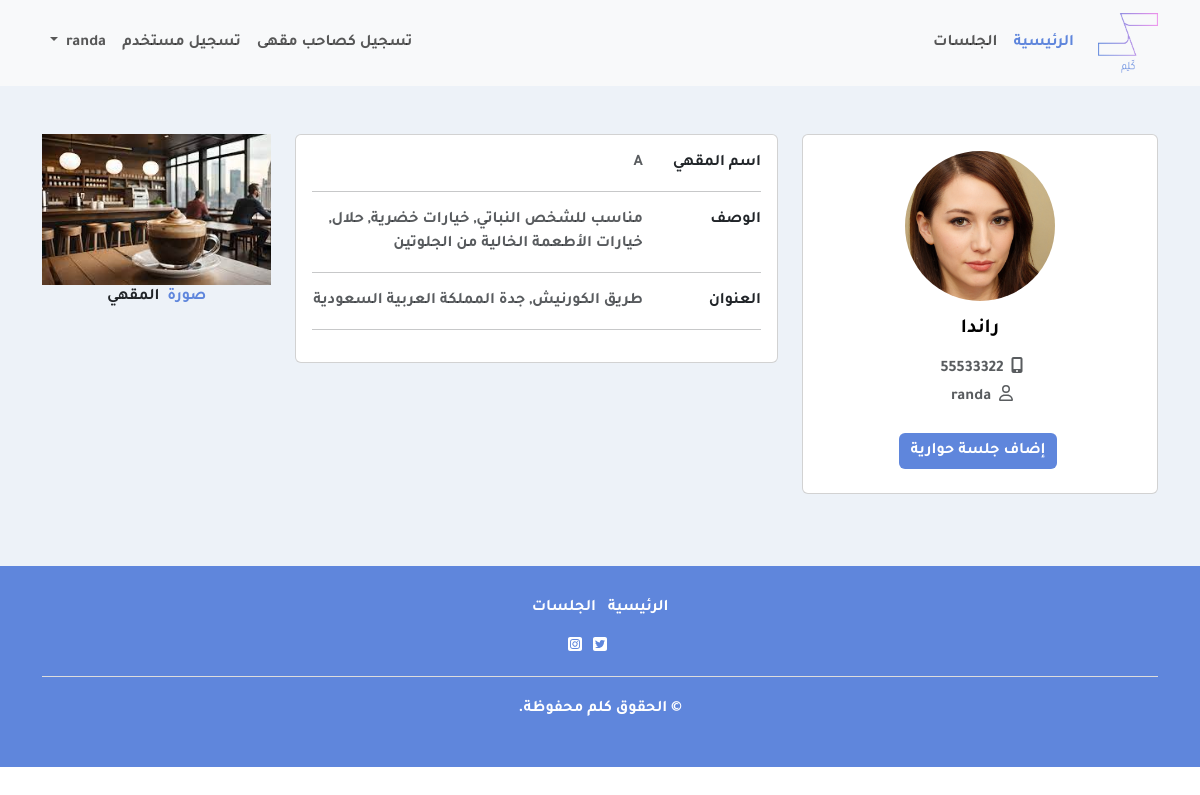
The page /coffee/ (signed in) on the database its author committed.
### kalam/models.py (models this page shows, shortened)
class CustomUser(AbstractUser):
    USER_CHOICES = (
    ("ADMIN", "1"),
    ("user", "2"),
    ("coffee", "3")
)
    userType = models.CharField(max_length=9,choices=USER_CHOICES)
    username = models.CharField(max_length = 50, blank = True, null = True, unique = True)
    Full_name = models.CharField(max_length = 200)
    phone_no = models.CharField(max_length = 10)
    Photo = models.ImageField(upload_to='profile/', blank=True)

class Coffee(models.Model):
    name = models.CharField(max_length = 50)
    description = models.TextField()
    img = models.ImageField(upload_to='coffee/')
    address = models.CharField(max_length = 50)
    user = models.ForeignKey(CustomUser,on_delete=models.CASCADE)

### kalam/views.py (the view)
# urls.py: path('coffee/', views.CoffeeOwner, name='coffee') ,
def CoffeeOwner(request):
    current_user = request.user
    if current_user is not None:
        current_userId = current_user.id
        photo =current_user.Photo
        username=current_user.username
        phone_no=current_user.phone_no
        Full_name = current_user.Full_name
        Coffeefetch = Coffee.objects.filter(user=current_user)
        for coffee in Coffeefetch:
            coffeeName= coffee.name
            coffeeDes= coffee.description
            coffeeaddresss= coffee.address
            coffeeimg= coffee.img
        Coffeesesionfetch = CoffeeSesion.objects.filter(user=current_user)
        print("username",username,phone_no,coffeeName)
    context={
        "userphoto":photo,
        "userusername":username,
        "userfullName":Full_name,
        "userphone_no":phone_no,
        "coffeeName":coffeeName,
        "coffeeDes":coffeeDes,
        "coffeeaddresss":coffeeaddresss,
        "coffeeimg":coffeeimg,
        "Coffeesession":Coffeesesionfetch
    }
    return render (request, 'user/CoffeeOwner.html',context)

### templates/user/CoffeeOwner.html (shortened to what this page needs)
{% extends 'base.html' %}
{% load static %}
{% block body %}
<section class="bgcolor">
    <div class="container py-5">
      <div class="row">
        <div class="col-lg-4">
          <div class="card mb-4">
            <div class="card-body text-center">
              <img src="{{userphoto}}" alt="avatar"
                class="rounded-circle img-fluid" style="width: 150px;">
              <h5 class="my-3">{{userfullName}}</h5>
              <p class="text-muted mb-1">
                <i class="fas fa-mobile-alt"></i>
                <span class="px-1">{{userphone_no}}</span>
            </p>
              <p class="text-muted mb-4"><i class="far fa-user"></i>
                <span class="px-1">{{userusername}}</span>
            </p>
              <div class="d-flex justify-content-center mb-2">
                <button type="button" class="btn bgcolor register ms-1" data-bs-toggle="modal" data-bs-target="#exampleModal">إضاف جلسة حوارية</button>
              </div>
            </div>
          </div>
        </div>
        <div class="col-lg-8">
            <div class="row">
                <div class="col-lg-8">
                    <div class="card mb-4">
                        <div class="card-body">
                          <div class="row">
                            <div class="col-sm-3">
                              <p class="mb-0">اسم المقهي</p>
                            </div>
                            <div class="col-sm-9">
                              <p class="text-muted mb-0">{{coffeeName}}</p>
                            </div>
                          </div>
                          <hr>
                          <div class="row">
                            <div class="col-sm-3">
                              <p class="mb-0">الوصف</p>
                            </div>
                            <div class="col-sm-9">
                              <p class="text-muted mb-0">{{coffeeDes}}</p>
                            </div>
                          </div>
                          <hr>
                          <div class="row">
                            <div class="col-sm-3">
                              <p class="mb-0">العنوان</p>
                            </div>
                            <div class="col-sm-9">
                              <p class="text-muted mb-0">{{coffeeaddresss}}</p>
                            </div>
                          </div>
                          <hr>
                        </div>
                      </div>
                </div>
                <div class="col-lg-4">
                    <div class="coffeeimage text-center">
                        <img src="{{coffeeimg}}" alt="coffeeimg" class="img-fluid ">
                        <p class="mb-4"><span class="color font-italic me-2">صورة</span>المقهي
                        </p>
                    </div>
                </div>
            </div>
        </div>
      </div>
    </div>
  </section>
{% endblock %}

### static/css/style.css (style rules this page uses)
body { font-family:"TajawalBold"; }
.color { color: #5f86dc; }
.bgcolor { background-color: #EDF2F8; }
.register { color: #fff;border: none;background-color: #5f86dc; }

### static/css/styletheme.css (style rules this page uses)
h1, h2, h3, h4, h5, h6 { color: #000000; }
.btn { transition: 0.5s ease; }

### rows shown on the page
CustomUser: Full_name "راندا", phone_no "55533322", username "randa"
Coffee: description "مناسب للشخص النباتي, خيارات خضرية, حلال, خيارات الأطعمة الخالية من الجلوتين", address "طريق الكورنيش, جدة المملكة العربية السعودية", img (picture)

### other values the page prints
{{ coffeeName }} "A"
